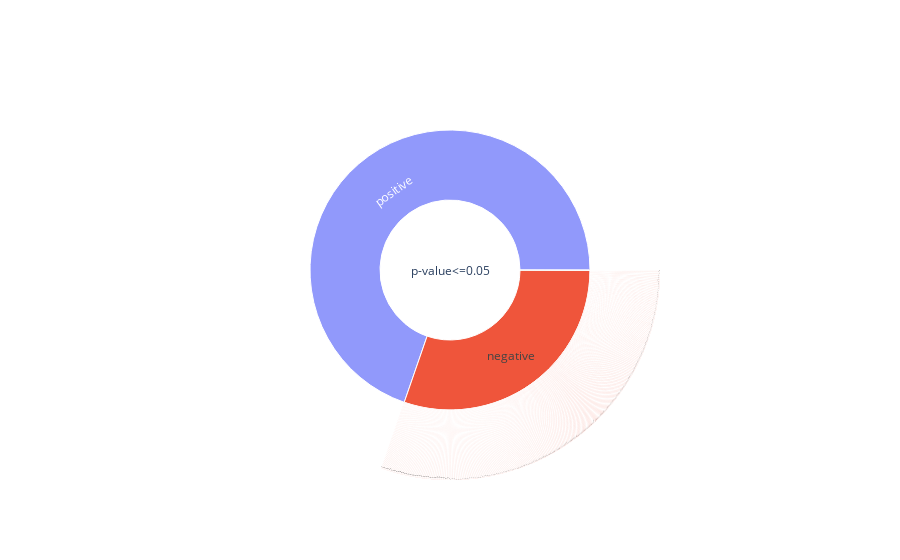

Notebook code cell kept with this figure:
### Code cell
#negative(0.05)
data1=fold_change_005_positive['Substrate']
_005_positive_name = data1.values.tolist()
data1=fold_change_005_negative['Substrate']
_005_negative_name = data1.values.tolist()
_005_name=_005_positive_name+_005_negative_name
#print(len(_005_name))

category3=["p-value<=0.05","p-value<=0.05"]
for length in range(0,len(_005_negative_name)):
    category3.append("p-value<=0.05")
    
category4=["positive","no function"]
for length in range(0,len(_005_negative_name)):
    category4.append("negative")
category5=[None,None]
for name in _005_negative_name:
    category5.append(name)
number2=len(_005_negative_name)/len(p_value_005)
number2=1-number2
value2=[number2]
d1=1/len(_005_name)
for length in range(0,len(_005_negative_name)+1):
    value2.append(d1)
    
df = pd.DataFrame(
    dict(category3=category3, category4=category4,category5=category5, value2=value2)
)
print(df)
fig = px.sunburst(df, path=['category3', 'category4', 'category5'], values='value2')
fig.show()

### Figure 1 — Plotly figure (JSON) as saved in the notebook; plotly's stock layout.template omitted (floating-point values rounded to 4 significant figures; data arrays with more than 128 entries replaced by an {"elided": "..."} marker saying what was removed)
{"data": [{"branchvalues": "total", "domain": {"x": [0, 1], "y": [0, 1]}, "hoverlabel": {"namelength": 0}, "hovertemplate": "labels=%{label}<br>value2=%{value}<br>parent=%{parent}<br>id=%{id}", "ids": {"elided": "612 str values"}, "labels": {"elided": "612 str values"}, "name": "", "parents": {"elided": "612 str values"}, "type": "sunburst", "values": {"elided": "612 float values"}}], "layout": {"legend": {"tracegroupgap": 0}, "margin": {"t": 60}}}
